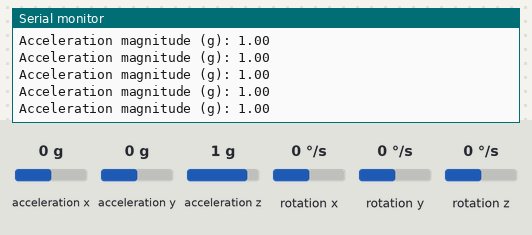
Simulated run of this sketch. Board: Arduino Uno, built with avr-gcc and run on an emulated ATmega328P. Parts: the last lines printed to the serial monitor. The inputs (shaded band) are chosen by the test bench; at power-on: acceleration x 0 g, acceleration y 0 g, acceleration z 1 g, rotation x 0 °/s, rotation y 0 °/s, rotation z 0 °/s.

Above: at 1.2 s.
1.3 s: acceleration x set to -1.4 g
At 1.58 s:
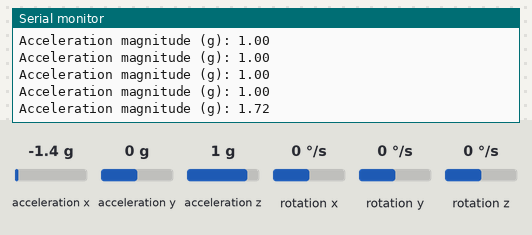
2.8 s: acceleration y set to -1.4 g
At 3.0 s:
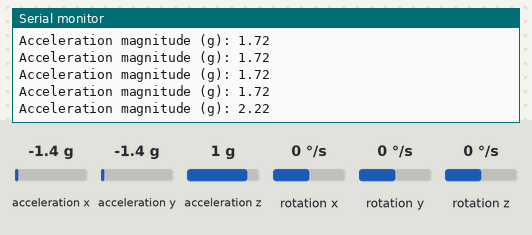
4.3 s: acceleration z set to -1.4 g
At 4.42 s:
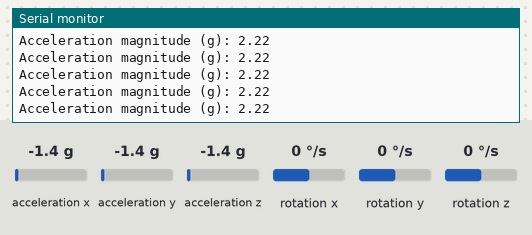
Timing chart, 0 to 7.3 s (numbered marks = the images above; inputs shaded):
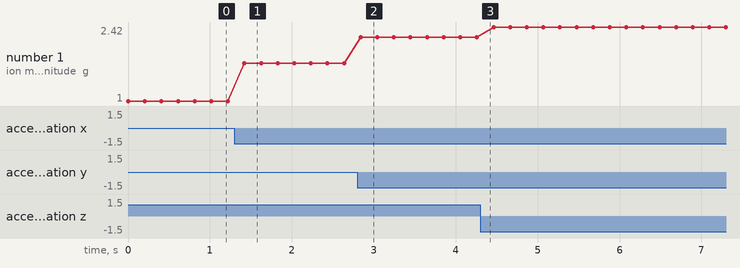

The sketch:

mpu.ino
```cpp
#include <Wire.h>
#include <MPU6050.h>

MPU6050 mpu;

const float FALL_THRESHOLD = 2.5; // in g units (adjust as needed)
unsigned long lastFallAlertTime = 0;
const unsigned long FALL_ALERT_COOLDOWN = 5000; // milliseconds

void setup() {
  Serial.begin(115200);
  Wire.begin();
  mpu.initialize();

  if (mpu.testConnection()) {
    Serial.println("MPU6050 connected.");
  } else {
    Serial.println("MPU6050 connection failed.");
  }
}

void loop() {
  int16_t ax, ay, az;
  mpu.getAcceleration(&ax, &ay, &az);

  // Convert raw values to g's (assuming +/-2g full scale)
  float AccX = ax / 16384.0;
  float AccY = ay / 16384.0;
  float AccZ = az / 16384.0;

  float AccMagnitude = sqrt(AccX * AccX + AccY * AccY + AccZ * AccZ);

  Serial.print("Acceleration magnitude (g): ");
  Serial.println(AccMagnitude);

  unsigned long currentMillis = millis();

  // Detect falls - spike above threshold or free fall (less than 0.5g)
  if ((AccMagnitude > FALL_THRESHOLD || AccMagnitude < 0.5) &&
      (currentMillis - lastFallAlertTime > FALL_ALERT_COOLDOWN)) {
    Serial.println("FALL DETECTED! Activate alert!");
    // TODO: Activate vibration or alert signal here
    lastFallAlertTime = currentMillis;
  }

  delay(200); // adjust sample rate as needed
}
```

Measured:
- after the input at 1.3 s, the serial monitor: prints a new line after 0.12 s (image 1)
- after the input at 2.8 s, the serial monitor: prints a new line at once (image 2)
- plotted number 1: 1 → 1.72 after the input at 1.3 s, 1.72 → 2.22 after the input at 2.8 s, 2.22 → 2.42 after the input at 4.3 s
